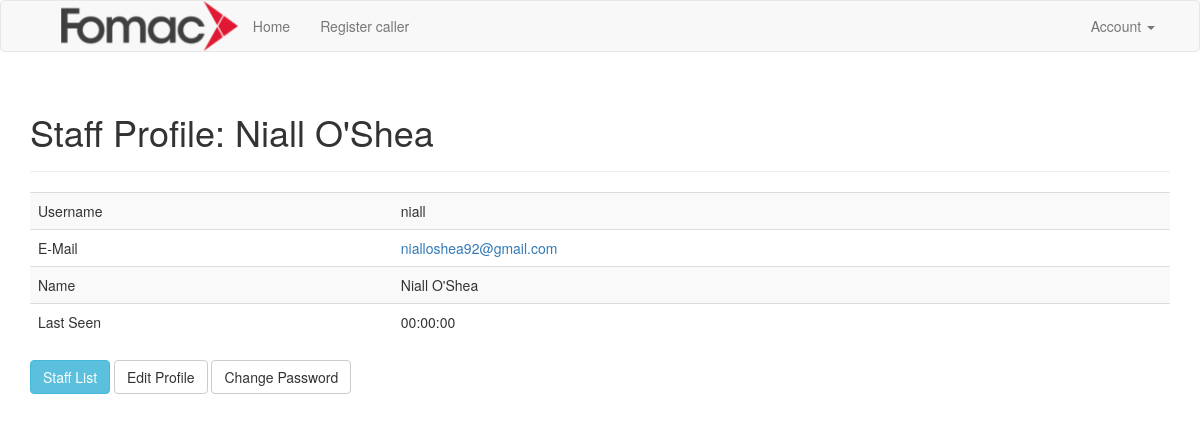
Screenshot of /staff/niall (signed in) with the database file from the repository.
### app/models.py (models this page shows, shortened)
class Staff(db.Model, UserMixin):
    __tablename__ = 'staff'
    id = db.Column(db.Integer, primary_key=True)
    username = db.Column(db.String(64), unique=True, index=True)
    password_hash = db.Column(db.String(128))
    email = db.Column(db.String(64), unique=True, index=True)
    name = db.Column(db.String(64))
    added = db.relationship('User', backref='added_by')
    @property
    def password(self):
        raise AttributeError('Password is not a readable attribute')

### app/auth/views.py (the view)
@auth.route('/<name>')
def staff(name):
    staff = Staff.query.filter_by(username=name).first_or_404()
    return render_template('auth/staff.html', staff=staff)

### app/models.py (called while the page is built)
@login_manager.user_loader
def load_user(staff_id):
    return Staff.query.get(int(staff_id))

### app/templates/auth/staff.html
{% extends "base.html" %}
{% block page_content %}
<div class="page-header">
<h1>Staff Profile: {{ staff.name }}</h1>
</div>
<div id="staff-info">
<table class="table table-striped">
    <tr>
        <td>Username</td>
        <td>{{ staff.username }}</td>
    </tr>
    <tr>
        <td>E-Mail</td>
        <td><a href="mailto:{{ staff.email }}">{{ staff.email }}</a></td>
    </tr>
    <tr>
        <td>Name</td>
        <td>{{ staff.name }}</td>
    </tr>
    <tr>
        <td>Last Seen</td>
        <td>00:00:00</td>
    </tr>
</table>
</div>
<a class="btn btn-info" href="{{ url_for('auth.list_staff') }}">Staff List</a>
<a class="btn btn-default" href="{{ url_for('auth.edit_profile') }}">Edit Profile</a>
<a class="btn btn-default" href="{{ url_for('auth.change_password') }}">Change Password</a>
{% endblock %}

### rows the page displays
Staff: name "Niall O'Shea", username "niall", email "nialloshea92@gmail.com"
